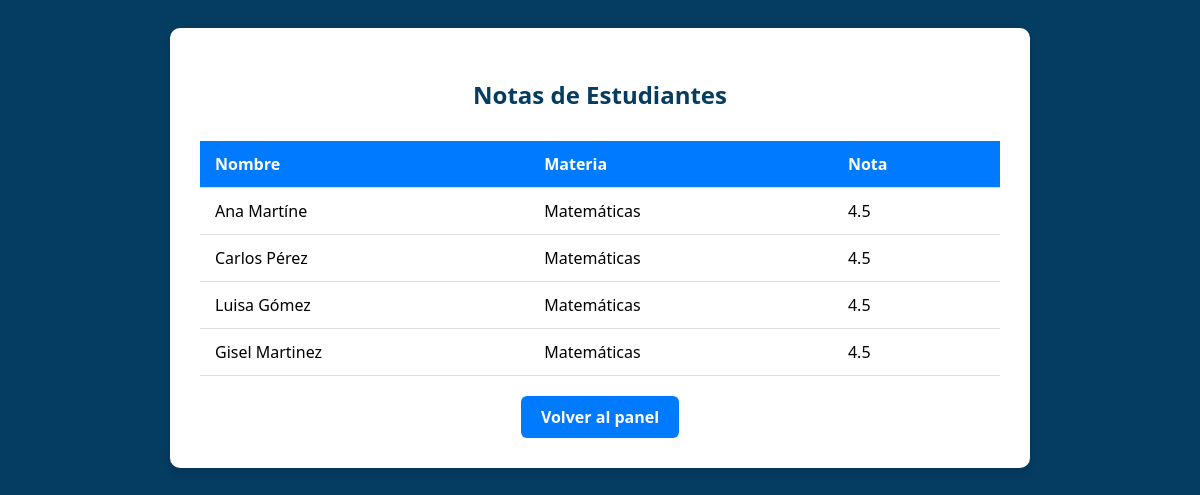
Page /notas.php on the committed database.
### tables this page shows
CREATE TABLE `estudiantes` (
  `id` int(11) NOT NULL,
  `nombre_estudiante` varchar(100) NOT NULL
);

### notas.php (the view, shortened to what this page needs)
<?php
include("db.php");
$resultado = $conexion->query("SELECT * FROM estudiantes");
?>
<!DOCTYPE html>
<html lang="es">
<head>
</head>
<body>
<div class="container">
    <h2>Notas de Estudiantes</h2>
    <table>
        <tr>
            <th>Nombre</th>
            <th>Materia</th>
            <th>Nota</th>
        </tr>
        <?php while($fila = $resultado->fetch_assoc()): ?>
            <tr>
                <td><?= htmlspecialchars($fila['nombre_estudiante']) ?></td>
                <td>Matemáticas</td>
                <td>4.5</td>
            </tr>
        <?php endwhile; ?>
    </table>
    <div class="volver">
        <a href="dashboard.php">Volver al panel</a>
    </div>
</div>
</body>
</html>

### notas.php (style rules this page uses)
body { font-family: 'Segoe UI', sans-serif; background-color: #053c61; padding: 20px; }
.container { max-width: 800px; margin: auto; background: white; padding: 30px; border-radius: 10px; box-shadow: 0 4px 10px rgba(0,0,0,0.1); }
h2 { text-align: center; color: #053c61; margin-bottom: 30px; }
table { width: 100%; border-collapse: collapse; text-align: left; }
th, td { padding: 12px 15px; border-bottom: 1px solid #ddd; }
th { background-color: #007bff; color: white; }
.volver { margin-top: 20px; text-align: center; }
.volver a { display: inline-block; padding: 10px 20px; background-color: #007bff; color: white; text-decoration: none; border-radius: 6px; font-weight: bold; }

### rows in the picture
estudiantes: nombre_estudiante "Ana Martíne"
estudiantes: nombre_estudiante "Carlos Pérez"
estudiantes: nombre_estudiante "Luisa Gómez"
estudiantes: nombre_estudiante "Gisel Martinez"
